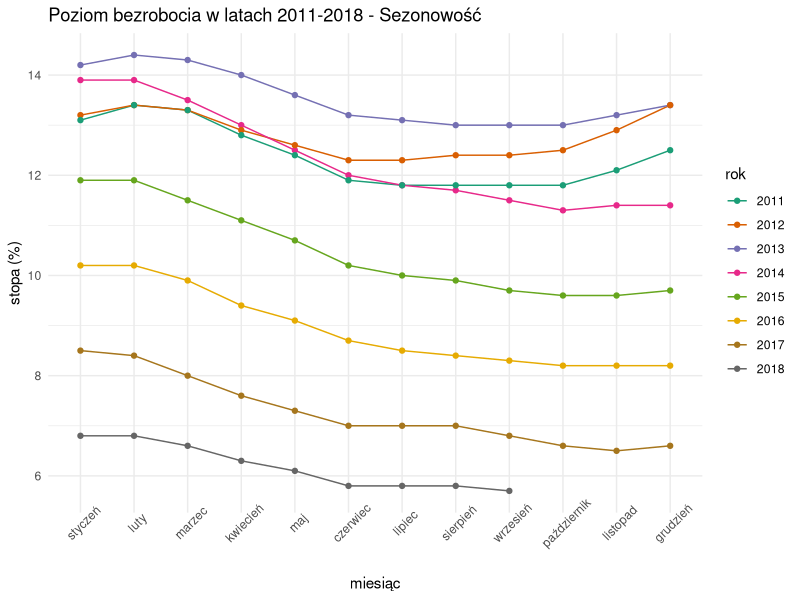

Generate this figure with R:
## ---- chunk 1
knitr::opts_chunk$set(echo = FALSE)
options(stringsAsFactors = FALSE)
library(ggplot2)
## ---- chunk 2
miesiace <- c("styczeń", "luty","marzec","kwiecień",
              "maj","czerwiec","lipiec","sierpień",
              "wrzesień","październik","listopad","grudzień")
df <- na.omit(data.frame(rok=as.character(rep(seq(2018,2011),each=12)),
                miesiac=rep(miesiace, times=8),
                stopa=c(6.8,6.8,6.6,6.3,6.1,5.8,5.8,5.8,5.7,NA,NA,NA,
        8.5,8.4,8.0,7.6,7.3,7.0,7.0,7.0,6.8,6.6,6.5,6.6,
        10.2,10.2,9.9,9.4,9.1,8.7,8.5,8.4,8.3,8.2,8.2,8.2,
        11.9,11.9,11.5,11.1,10.7,10.2,10.0,9.9,9.7,9.6,9.6,9.7,
        13.9,13.9,13.5,13.0,12.5,12.0,11.8,11.7,11.5,11.3,11.4,11.4,
        14.2,14.4,14.3,14.0,13.6,13.2,13.1,13.0,13.0,13.0,13.2,13.4,
        13.2,13.4,13.3,12.9,12.6,12.3,12.3,12.4,12.4,12.5,12.9,13.4,
        13.1,13.4,13.3,12.8,12.4,11.9,11.8,11.8,11.8,11.8,12.1,12.5)))
df$miesiac <- factor(df$miesiac, levels = miesiace)
## ---- chunk 3
ggplot(df, aes(x=miesiac, y=stopa, group=rok)) +
  geom_line(aes(color=rok))+
  geom_point(aes(color=rok))+
  scale_color_brewer(type="qual", palette = 2)+
  scale_y_continuous(breaks = seq(0, 16, 2)) +
  theme_minimal() + 
  theme(axis.text.x = element_text(angle = 45)) + 
  labs(x="miesiąc", y="stopa (%)", title="Poziom bezrobocia w latach 2011-2018 - Sezonowość")
